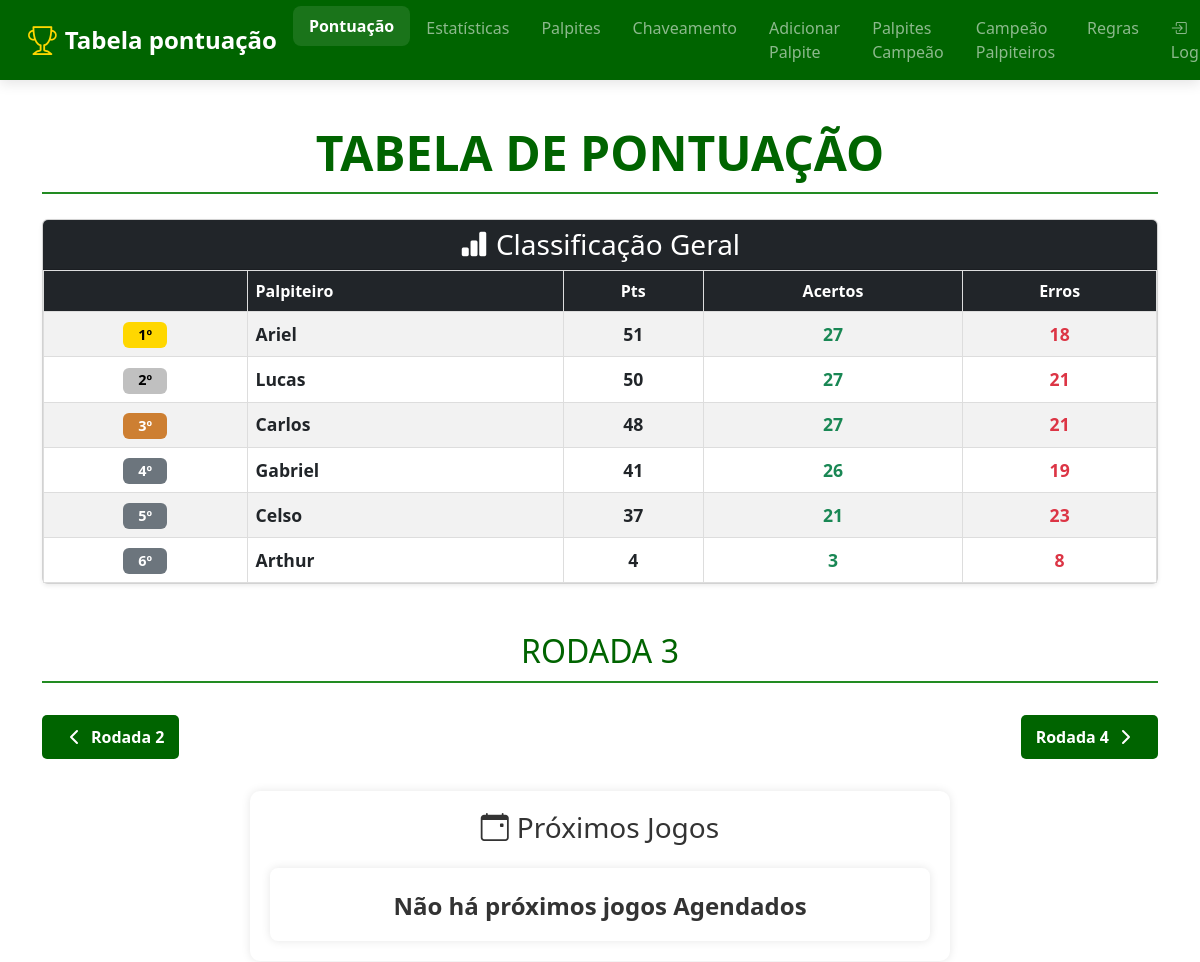
Before: /?rodada=3 (upper part) with the older database file.
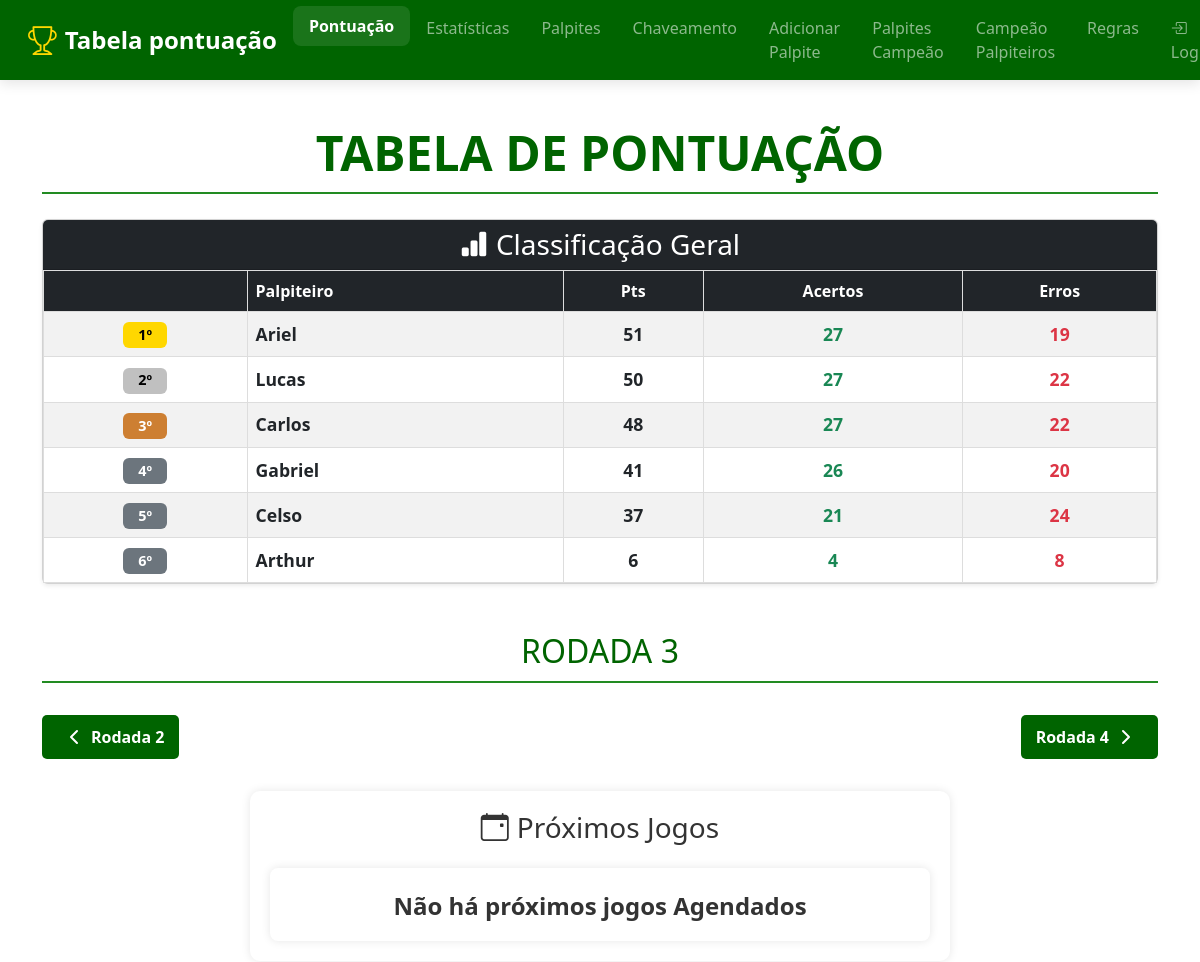
After: the same page with the newer database file.
### tables this page shows
CREATE TABLE pontuacao (
        id INTEGER PRIMARY KEY AUTOINCREMENT,
        posicao INTEGER,
        nome TEXT UNIQUE,
        pontos INTEGER DEFAULT 0,
        acertos INTEGER DEFAULT 0,
        erros INTEGER DEFAULT 0
    , pontos_bonus INTEGER DEFAULT 0);

### app.py (the view)
@app.route('/')
def index():
    conn = get_db() # MUDANÇA
    pontuacao = conn.execute('''
        SELECT nome, acertos, erros, pontos, pontos_bonus,
               (pontos + pontos_bonus) as total_pontos
        FROM pontuacao
        ORDER BY total_pontos DESC, acertos DESC
    ''').fetchall()
    agora = datetime.now()
    rodada_param = request.args.get('rodada', type=int)
    rodadas_disponiveis_rows = conn.execute("SELECT DISTINCT rodada FROM jogos ORDER BY rodada").fetchall()
    rodadas_disponiveis = [r['rodada'] for r in rodadas_disponiveis_rows]
    rodada_ativa = rodada_param if (rodada_param and rodada_param in rodadas_disponiveis) else (rodadas_disponiveis[-1] if rodadas_disponiveis else 1)
    print(f"\n[LOG - index]: Rodada ativa para exibição: {rodada_ativa}\n")
    rodada_index = rodadas_disponiveis.index(rodada_ativa) if rodada_ativa in rodadas_disponiveis else -1
    tem_proxima = rodada_index != -1 and rodada_index < len(rodadas_disponiveis) - 1
    tem_anterior = rodada_index > 0
    agora_str = agora.strftime('%Y-%m-%d %H:%M')
    jogos_futuros = conn.execute("SELECT * FROM jogos WHERE rodada = ? AND data_hora > ? ORDER BY data_hora ASC", (rodada_ativa, agora_str)).fetchall()
    jogos_passados = conn.execute("SELECT * FROM jogos WHERE rodada = ? AND data_hora <= ? ORDER BY data_hora DESC", (rodada_ativa, agora_str)).fetchall()
    return render_template('index.html',
        pontuacao=pontuacao,
        rodada_ativa=rodada_ativa,
        jogos_futuros=jogos_futuros,
        jogos_passados=jogos_passados,
        rodadas_disponiveis=rodadas_disponiveis,
        tem_proxima=tem_proxima,
        tem_anterior=tem_anterior,
        proxima_rodada=rodadas_disponiveis[rodada_index + 1] if tem_proxima else None,
        anterior_rodada=rodadas_disponiveis[rodada_index - 1] if tem_anterior else None
    )

### app.py (called while the page is built)
def get_db():
    if 'db' not in g:
        g.db = sqlite3.connect('palpites.db', timeout=10)
        g.db.row_factory = sqlite3.Row
    return g.db

### templates/index.html (shortened to what the changed rows need)
<!DOCTYPE html>
<html lang="pt">
<head>
    <link href="https://cdn.jsdelivr.net/npm/bootstrap@5.3.0/dist/css/bootstrap.min.css" rel="stylesheet">
    <link rel="stylesheet" href="https://cdn.jsdelivr.net/npm/bootstrap-icons@1.10.0/font/bootstrap-icons.css">
    <link rel="stylesheet" href="https://cdnjs.cloudflare.com/ajax/libs/font-awesome/6.5.2/css/all.min.css" />
    <link rel="stylesheet" href="{{ url_for('static', filename='style.css') }}">
</head>
<body>
    <main style="padding-top: 80px;">
        <div class="container py-4">
            <div class="text-center mb-4">
                <h1 class="display-5 fw-bold" style="color: #006400;">TABELA DE PONTUAÇÃO</h1>
            </div>
        <div class="card shadow-sm mb-5">
            <div class="card-body p-0">
                <div class="table-responsive">
                    <table class="table table-striped table-hover mb-0">
                        <thead class="table-dark">
                            <tr>
                                <th class="text-center"></th>
                                <th>Palpiteiro</th>
                                <th class="text-center">Pts</th>
                                <th class="text-center">Acertos</th>
                                <th class="text-center">Erros</th>
                            </tr>
                        </thead>
                        <tbody>
                            {% for jogador in pontuacao %}
                            <tr class="align-middle">
                                <td class="text-center">
                                    {% if loop.index == 1 %}
                                        <span class="badge bg-gold">{{ loop.index }}º</span>
                                    {% elif loop.index == 2 %}
                                        <span class="badge bg-silver">{{ loop.index }}º</span>
                                    {% elif loop.index == 3 %}
                                        <span class="badge bg-bronze">{{ loop.index }}º</span>
                                    {% else %}
                                        <span class="badge bg-secondary">{{ loop.index }}º</span>
                                    {% endif %}
                                </td>
                                <td>
                                    <div class="d-flex align-items-center">
                                        <strong class="player-name">{{ jogador.nome }}</strong>
                                    </div>
                                </td>
                                <td class="pri">{{ jogador.total_pontos }}</td>
                                <td class="text-center text-success fw-bold">{{ jogador.acertos }}</td>
                                <td class="text-center text-danger fw-bold">{{ jogador.erros }}</td>
                            </tr>
                            {% endfor %}
                        </tbody>
                    </table>
                </div>
            </div>
        </div>
        <h2>RODADA {{ rodada_ativa }}</h2>
        {% if jogos_passados %}
        <br>
        {% endif %}
        </div>
    </main>
</body>
</html>

Changed rows visible on the page:
changed pontuacao "Ariel": erros "18" → "19"
changed pontuacao "Lucas": erros "21" → "22"
changed pontuacao "Carlos": erros "21" → "22"
changed pontuacao "Gabriel": erros "19" → "20"
changed pontuacao "Celso": erros "23" → "24"
changed pontuacao "Arthur": total_pontos "4" → "6"; acertos "3" → "4"
